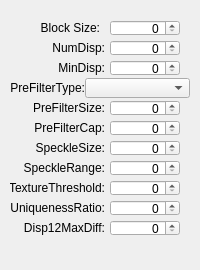
<?xml version="1.0" encoding="UTF-8"?>
<ui version="4.0">
 <class>bm_setting</class>
 <widget class="QWidget" name="bm_setting">
  <property name="geometry">
   <rect>
    <x>0</x>
    <y>0</y>
    <width>200</width>
    <height>270</height>
   </rect>
  </property>
  <property name="windowTitle">
   <string>Form</string>
  </property>
  <widget class="QLabel" name="label">
   <property name="geometry">
    <rect>
     <x>5</x>
     <y>20</y>
     <width>95</width>
     <height>16</height>
    </rect>
   </property>
   <property name="text">
    <string>Block Size:</string>
   </property>
   <property name="alignment">
    <set>Qt::AlignmentFlag::AlignRight|Qt::AlignmentFlag::AlignTrailing|Qt::AlignmentFlag::AlignVCenter</set>
   </property>
  </widget>
  <widget class="QSpinBox" name="BlockSize">
   <property name="geometry">
    <rect>
     <x>110</x>
     <y>20</y>
     <width>70</width>
     <height>16</height>
    </rect>
   </property>
   <property name="alignment">
    <set>Qt::AlignmentFlag::AlignRight|Qt::AlignmentFlag::AlignTrailing|Qt::AlignmentFlag::AlignVCenter</set>
   </property>
  </widget>
  <widget class="QSpinBox" name="numDisp">
   <property name="geometry">
    <rect>
     <x>110</x>
     <y>40</y>
     <width>70</width>
     <height>16</height>
    </rect>
   </property>
   <property name="alignment">
    <set>Qt::AlignmentFlag::AlignRight|Qt::AlignmentFlag::AlignTrailing|Qt::AlignmentFlag::AlignVCenter</set>
   </property>
  </widget>
  <widget class="QSpinBox" name="preFilterSize">
   <property name="geometry">
    <rect>
     <x>110</x>
     <y>100</y>
     <width>70</width>
     <height>16</height>
    </rect>
   </property>
   <property name="alignment">
    <set>Qt::AlignmentFlag::AlignRight|Qt::AlignmentFlag::AlignTrailing|Qt::AlignmentFlag::AlignVCenter</set>
   </property>
  </widget>
  <widget class="QSpinBox" name="SpeckleRange">
   <property name="geometry">
    <rect>
     <x>110</x>
     <y>160</y>
     <width>70</width>
     <height>16</height>
    </rect>
   </property>
   <property name="alignment">
    <set>Qt::AlignmentFlag::AlignRight|Qt::AlignmentFlag::AlignTrailing|Qt::AlignmentFlag::AlignVCenter</set>
   </property>
  </widget>
  <widget class="QSpinBox" name="uniquenessRatio">
   <property name="geometry">
    <rect>
     <x>110</x>
     <y>200</y>
     <width>70</width>
     <height>16</height>
    </rect>
   </property>
   <property name="alignment">
    <set>Qt::AlignmentFlag::AlignRight|Qt::AlignmentFlag::AlignTrailing|Qt::AlignmentFlag::AlignVCenter</set>
   </property>
  </widget>
  <widget class="QSpinBox" name="SpeckleSize">
   <property name="geometry">
    <rect>
     <x>110</x>
     <y>140</y>
     <width>70</width>
     <height>16</height>
    </rect>
   </property>
   <property name="alignment">
    <set>Qt::AlignmentFlag::AlignRight|Qt::AlignmentFlag::AlignTrailing|Qt::AlignmentFlag::AlignVCenter</set>
   </property>
  </widget>
  <widget class="QSpinBox" name="preFilterCap">
   <property name="geometry">
    <rect>
     <x>110</x>
     <y>120</y>
     <width>70</width>
     <height>16</height>
    </rect>
   </property>
   <property name="alignment">
    <set>Qt::AlignmentFlag::AlignRight|Qt::AlignmentFlag::AlignTrailing|Qt::AlignmentFlag::AlignVCenter</set>
   </property>
  </widget>
  <widget class="QSpinBox" name="minDisp">
   <property name="geometry">
    <rect>
     <x>110</x>
     <y>60</y>
     <width>70</width>
     <height>16</height>
    </rect>
   </property>
   <property name="alignment">
    <set>Qt::AlignmentFlag::AlignRight|Qt::AlignmentFlag::AlignTrailing|Qt::AlignmentFlag::AlignVCenter</set>
   </property>
  </widget>
  <widget class="QSpinBox" name="textureThreshold">
   <property name="geometry">
    <rect>
     <x>110</x>
     <y>180</y>
     <width>70</width>
     <height>16</height>
    </rect>
   </property>
   <property name="alignment">
    <set>Qt::AlignmentFlag::AlignRight|Qt::AlignmentFlag::AlignTrailing|Qt::AlignmentFlag::AlignVCenter</set>
   </property>
  </widget>
  <widget class="QLabel" name="label_2">
   <property name="geometry">
    <rect>
     <x>10</x>
     <y>40</y>
     <width>95</width>
     <height>16</height>
    </rect>
   </property>
   <property name="text">
    <string>NumDisp:</string>
   </property>
   <property name="alignment">
    <set>Qt::AlignmentFlag::AlignRight|Qt::AlignmentFlag::AlignTrailing|Qt::AlignmentFlag::AlignVCenter</set>
   </property>
  </widget>
  <widget class="QLabel" name="label_3">
   <property name="geometry">
    <rect>
     <x>10</x>
     <y>60</y>
     <width>95</width>
     <height>16</height>
    </rect>
   </property>
   <property name="text">
    <string>MinDisp:</string>
   </property>
   <property name="alignment">
    <set>Qt::AlignmentFlag::AlignRight|Qt::AlignmentFlag::AlignTrailing|Qt::AlignmentFlag::AlignVCenter</set>
   </property>
  </widget>
  <widget class="QLabel" name="label_4">
   <property name="geometry">
    <rect>
     <x>10</x>
     <y>80</y>
     <width>75</width>
     <height>16</height>
    </rect>
   </property>
   <property name="text">
    <string>PreFilterType:</string>
   </property>
   <property name="alignment">
    <set>Qt::AlignmentFlag::AlignRight|Qt::AlignmentFlag::AlignTrailing|Qt::AlignmentFlag::AlignVCenter</set>
   </property>
  </widget>
  <widget class="QLabel" name="label_5">
   <property name="geometry">
    <rect>
     <x>10</x>
     <y>100</y>
     <width>95</width>
     <height>16</height>
    </rect>
   </property>
   <property name="text">
    <string>PreFilterSize:</string>
   </property>
   <property name="alignment">
    <set>Qt::AlignmentFlag::AlignRight|Qt::AlignmentFlag::AlignTrailing|Qt::AlignmentFlag::AlignVCenter</set>
   </property>
  </widget>
  <widget class="QLabel" name="label_6">
   <property name="geometry">
    <rect>
     <x>10</x>
     <y>120</y>
     <width>95</width>
     <height>16</height>
    </rect>
   </property>
   <property name="text">
    <string>PreFilterCap:</string>
   </property>
   <property name="alignment">
    <set>Qt::AlignmentFlag::AlignRight|Qt::AlignmentFlag::AlignTrailing|Qt::AlignmentFlag::AlignVCenter</set>
   </property>
  </widget>
  <widget class="QLabel" name="label_7">
   <property name="geometry">
    <rect>
     <x>10</x>
     <y>140</y>
     <width>95</width>
     <height>16</height>
    </rect>
   </property>
   <property name="text">
    <string>SpeckleSize:</string>
   </property>
   <property name="alignment">
    <set>Qt::AlignmentFlag::AlignRight|Qt::AlignmentFlag::AlignTrailing|Qt::AlignmentFlag::AlignVCenter</set>
   </property>
  </widget>
  <widget class="QLabel" name="label_8">
   <property name="geometry">
    <rect>
     <x>10</x>
     <y>160</y>
     <width>95</width>
     <height>16</height>
    </rect>
   </property>
   <property name="text">
    <string>SpeckleRange:</string>
   </property>
   <property name="alignment">
    <set>Qt::AlignmentFlag::AlignRight|Qt::AlignmentFlag::AlignTrailing|Qt::AlignmentFlag::AlignVCenter</set>
   </property>
  </widget>
  <widget class="QLabel" name="label_9">
   <property name="geometry">
    <rect>
     <x>10</x>
     <y>180</y>
     <width>95</width>
     <height>16</height>
    </rect>
   </property>
   <property name="text">
    <string>TextureThreshold:</string>
   </property>
   <property name="alignment">
    <set>Qt::AlignmentFlag::AlignRight|Qt::AlignmentFlag::AlignTrailing|Qt::AlignmentFlag::AlignVCenter</set>
   </property>
  </widget>
  <widget class="QLabel" name="label_10">
   <property name="geometry">
    <rect>
     <x>10</x>
     <y>200</y>
     <width>95</width>
     <height>16</height>
    </rect>
   </property>
   <property name="text">
    <string>UniquenessRatio:</string>
   </property>
   <property name="alignment">
    <set>Qt::AlignmentFlag::AlignRight|Qt::AlignmentFlag::AlignTrailing|Qt::AlignmentFlag::AlignVCenter</set>
   </property>
  </widget>
  <widget class="QSpinBox" name="disp12MaxDiff">
   <property name="geometry">
    <rect>
     <x>110</x>
     <y>220</y>
     <width>70</width>
     <height>16</height>
    </rect>
   </property>
   <property name="alignment">
    <set>Qt::AlignmentFlag::AlignRight|Qt::AlignmentFlag::AlignTrailing|Qt::AlignmentFlag::AlignVCenter</set>
   </property>
  </widget>
  <widget class="QLabel" name="label_11">
   <property name="geometry">
    <rect>
     <x>10</x>
     <y>220</y>
     <width>95</width>
     <height>16</height>
    </rect>
   </property>
   <property name="text">
    <string>Disp12MaxDiff:</string>
   </property>
   <property name="alignment">
    <set>Qt::AlignmentFlag::AlignRight|Qt::AlignmentFlag::AlignTrailing|Qt::AlignmentFlag::AlignVCenter</set>
   </property>
  </widget>
  <widget class="QComboBox" name="comboBox">
   <property name="geometry">
    <rect>
     <x>85</x>
     <y>78</y>
     <width>105</width>
     <height>20</height>
    </rect>
   </property>
  </widget>
 </widget>
 <resources/>
 <connections/>
</ui>
